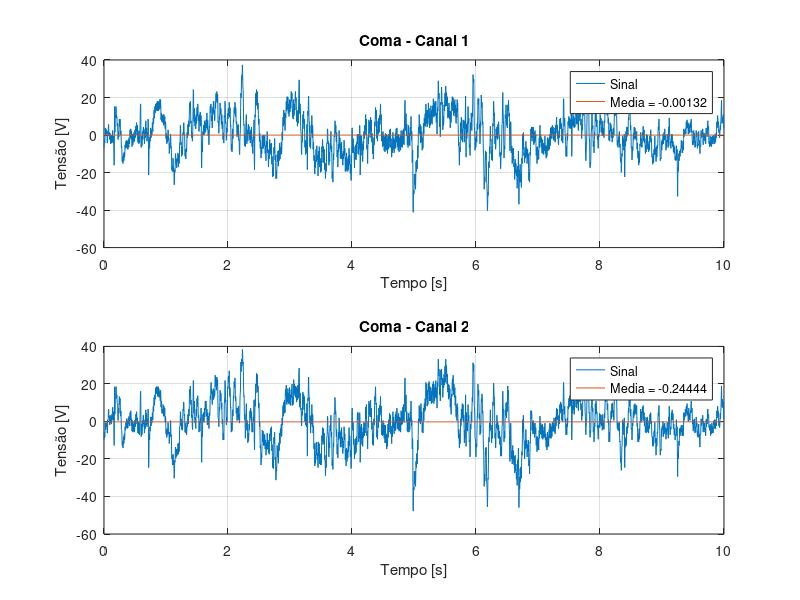

This figure's MATLAB source:
%--------------------------------------------------------------------------
% FEDERAL UNIVERSITY OF UBERLANDIA
% Faculty of Electrical Engineering
% Biomedical Engineering
%--------------------------------------------------------------------------
% Author: Italo Gustavo Sampaio Fernandes
% Contact: italogsfernandes@gmail.com
% Git: www.github.com/italogfernandes
%--------------------------------------------------------------------------
% Decription: 
% Entrada:
%    - Arquivo Coma
%    - Tempos iniciais e Finais (ti e tf)
% Saida:
%   - valores1
%   - potencias
%--------------------------------------------------------------------------

close all;

% -------------------------------------------------------------------------
% Select Dataset
% Carrega os aquivos salva em X e libera a memoria
load coma
x = coma; % Arquivo de 20 canais de EEG em [V],durante 10 segundos a 250Hz
Fs = 250; % Frequencia de Amostragem
ti = 0; % Definicao do tempo de inicio
tf = 10; % Definicao do tempo final
clear coma;

[Q, N] = size(x);
samplePeriod = 1/Fs; % Periodo de Amostragem
t = samplePeriod*(0:(N-1)); % Vetor de tempo em [s]


% -------------------------------------------------------------------------
% Plotando Dados Lidos

num_ch = 2; % Selecione a Quantidade de canais que deseja plotar
figure();
for ii=1:num_ch
    subplot(num_ch,1,ii);
    plot(t(t >= ti & t < tf), x(ii,:));
    hold on;
    plot(t(t >= ti & t < tf), mean(x(ii,:)).*ones(size(x(ii,:))));
    legend('Sinal', ['Media = ' num2str(mean(x(ii,:)))] );
    grid on;
    title(['Coma - Canal ' num2str(ii)]) 
    ylabel('Tensão [V]');
    xlabel('Tempo [s]');
end


medias = zeros(20,1);

display('Sem usar o laco for:');

tic
medias = mean(x,2);
toc

display('-----------');
display('Usando o laco for:');

tic
for ii=1:20
   medias(ii) = mean(x(ii,:));
end
toc
